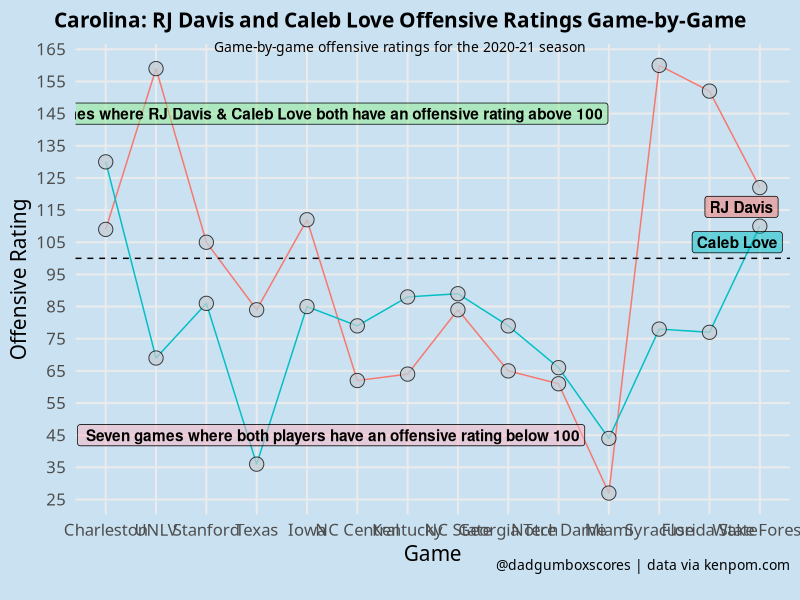

Write the R code that produced this figure.
## ---- chunk 1
knitr::opts_chunk$set(echo = TRUE, warning = FALSE, fig.width=12, fig.height=8)
## ---- chunk 2
library(tidyverse)

theme_me <- function () {
  theme_minimal(base_size = 15, base_family = "RobotoCondensed-Regular") %+replace%
    theme (
      plot.title = element_text(hjust = 0.5),
      plot.subtitle = element_text(
        hjust = 0.5,
        vjust = -2,
        lineheight = 0.9,
        size = 10
      ),
      plot.caption = element_text(size = 8, hjust = 1),
      panel.grid.minor = element_blank(),
      plot.background = element_rect(fill = "#c9e1f1", color = "#c9e1f1")
    )
}

ortg <- read.csv('or.csv')
ortg$N <- as.factor(ortg$N)
ortg$N <-
  factor(
    ortg$N,
    levels = c(1, 2, 3, 4, 5, 6, 7, 8, 9, 10, 11, 12, 13, 14),
    labels = c(
      "Charleston",
      "UNLV",
      "Stanford",
      "Texas",
      "Iowa",
      "NC Central",
      "Kentucky",
      "NC State",
      "Georgia Tech",
      "Notre Dame",
      "Miami",
      "Syracuse",
      "Florida State",
      "Wake Forest"
    )
  )

ortg <- as.data.frame(ortg)
ortg$Player <- factor(
  ortg$Player,
  levels = c("Davis", "Love"),
  labels = c("RJ Davis", "Caleb Love")
)

ortg  %>%
  ggplot(aes(x = N, y = O, group = Player)) +
  geom_line(aes(color = Player)) +
  geom_point(
    color = 'black',
    fill = "#c4ced4",
    shape = 21,
    size = 4.5,
    alpha = .75,
    aes(color = Player)
  ) +
  theme_me() +
  scale_y_continuous(breaks = seq(25, 165, 10)) +
  geom_hline(yintercept = 100, linetype = 'dashed') +
  labs(
    x = "Game",
    y = "Offensive Rating",
    title = "Carolina: RJ Davis and Caleb Love Offensive Ratings Game-by-Game",
    subtitle = "Game-by-game offensive ratings for the 2020-21 season",
    caption = "@dadgumboxscores | data via kenpom.com"
  ) +
  theme(
    plot.title = element_text(face = 'bold', size = 15),
    plot.subtitle = element_text(size = 10),
    plot.title.position = "plot",
    plot.caption.position =  "plot",
    plot.caption = element_text(size = 10, vjust = 2.5),
    plot.margin = unit(c(.5, .5, 1, .5), "lines"),
    legend.position = "none"
  ) +
  annotate(
    geom = 'label',
    x = 8,
    y = 145,
    hjust = 0.75,
    label = "Two games where RJ Davis & Caleb Love both have an offensive rating above 100",
    fill = "lightgreen",
    fontface = 'bold',
    alpha = .5
  ) +
  annotate(
    geom = 'label',
    x = 8,
    y = 45,
    hjust = 0.75,
    label = " Seven games where both players have an offensive rating below 100",
    fill = "lightpink",
    fontface = 'bold',
    alpha = .5
  ) +
  annotate(
    geom = 'label',
    x = 14,
    y = 116,
    hjust = 0.75,
    label = "RJ Davis",
    fill = "#f8766d",
    fontface = 'bold',
    alpha = .5
  ) +
  annotate(
    geom = 'label',
    x = 14,
    y = 105,
    hjust = 0.75,
    label = "Caleb Love",
    fill = "#00bfc4",
    fontface = 'bold',
    alpha = .5
  )

